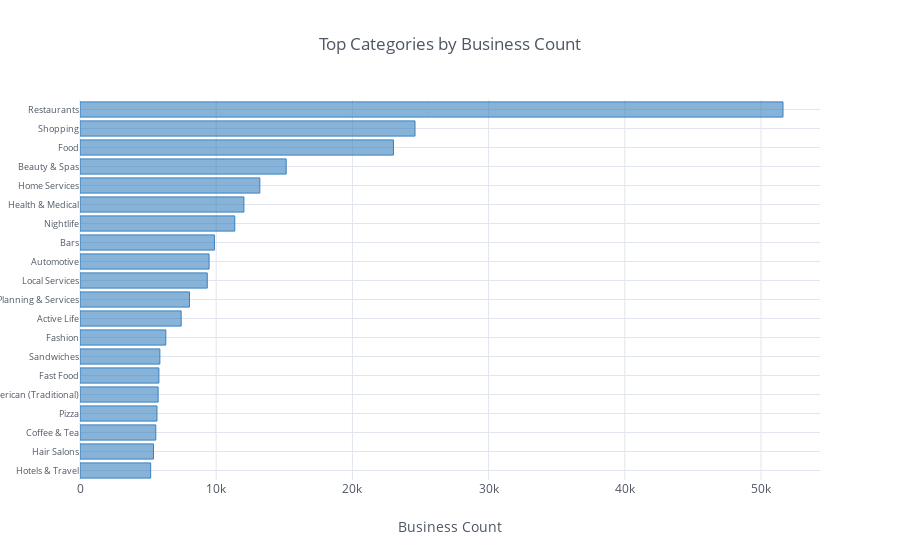

Notebook source saved alongside this figure:
### Code cell
#top 20 categories
f = melted_category_df.category.value_counts(ascending=False)[:20].sort_values()\
                               .iplot(kind='barh', 
                                      color='blue', 
                                      title='Top Categories by Business Count', 
                                      xTitle='Business Count',
                                      asFigure=True)
f['layout']['yaxis1']['tickfont']['size'] = 9
iplot(f)

### Figure 1 — Plotly figure (JSON) as saved in the notebook; plotly's stock layout.template omitted (floating-point values rounded to 4 significant figures)
{"data": [{"marker": {"color": "rgba(55, 128, 191, 0.6)", "line": {"color": "rgba(55, 128, 191, 1.0)", "width": 1}}, "name": "category", "orientation": "h", "text": "", "type": "bar", "uid": "964c48", "x": [5188, 5395, 5565, 5652, 5737, 5792, 5864, 6299, 7427, 8038, 9343, 9476, 9868, 11364, 12033, 13202, 15139, 23014, 24595, 51613], "y": ["Hotels & Travel", "Hair Salons", "Coffee & Tea", "Pizza", "American (Traditional)", "Fast Food", "Sandwiches", "Fashion", "Active Life", "Event Planning & Services", "Local Services", "Automotive", "Bars", "Nightlife", "Health & Medical", "Home Services", "Beauty & Spas", "Food", "Shopping", "Restaurants"]}], "layout": {"autosize": true, "legend": {"bgcolor": "#FFFFFF", "font": {"color": "#4D5663"}}, "paper_bgcolor": "#FFFFFF", "plot_bgcolor": "#FFFFFF", "title": "Top Categories by Business Count", "titlefont": {"color": "#4D5663"}, "xaxis": {"autorange": true, "gridcolor": "#E1E5ED", "range": [0, 54330.0], "showgrid": true, "tickfont": {"color": "#4D5663"}, "title": "Business Count", "titlefont": {"color": "#4D5663"}, "type": "linear", "zerolinecolor": "#E1E5ED"}, "yaxis": {"autorange": true, "gridcolor": "#E1E5ED", "range": [-0.5, 19.5], "showgrid": true, "tickfont": {"color": "#4D5663", "size": 9}, "title": "", "titlefont": {"color": "#4D5663"}, "type": "category", "zerolinecolor": "#E1E5ED"}}}
